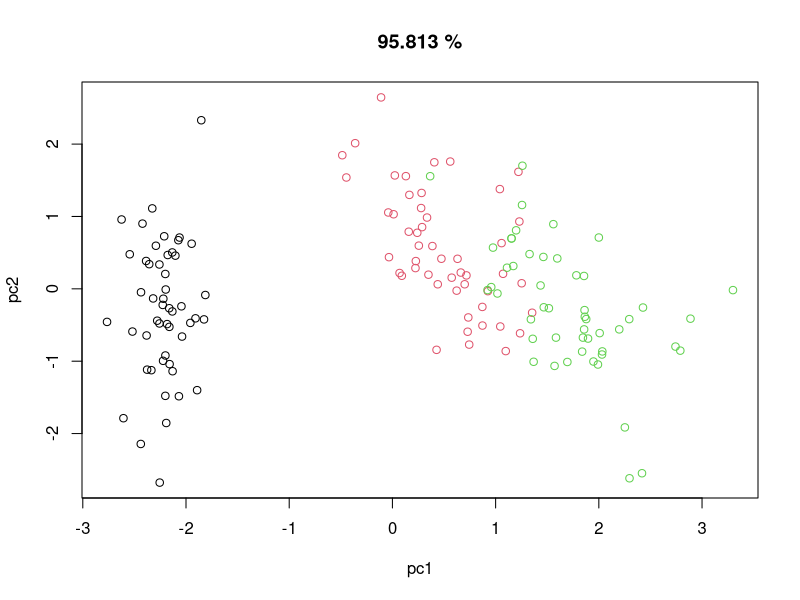

This chart was generated by the following R code:
data(iris)
data <- iris[1:4]
head(iris)
prcomp.obj <- prcomp(data, scale=TRUE) # 主成分分析
pc1 <- prcomp.obj$x[,1] # 第一主成分得点
pc2 <- prcomp.obj$x[,2] # 第二主成分得点
label <- as.factor(iris[,5]) 

percent <- summary(prcomp.obj)$importance[3,2] * 100
plot(pc1, pc2, col = label, main = paste(percent, "%"))
